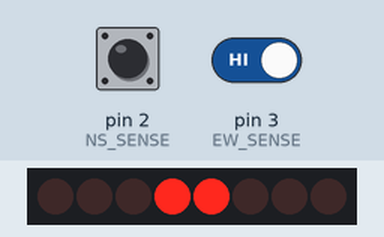
This program was run on a simulated Arduino Nano, built with avr-gcc and run on an emulated ATmega328P. Shown: 8 shift-register outputs drawn as a row of LEDs (first output left, lit = HIGH). Wiring (inferred from the names in the program): shift register (74HC595): data pin 19; shift clock pin 17; latch pin 18. Wiring (inferred from the signals the program sends): row of LEDs: on Q0, Q1, Q2, Q3, Q4, Q5, Q6, Q7. Inputs (shaded band) come from the test bench; at power-on: pin 2 (NS_SENSE) HIGH, pin 3 (EW_SENSE) HIGH.

Above: at 5.0 s.
5.1 s: pin 2 (NS_SENSE) driven LOW
At 5.1 s:
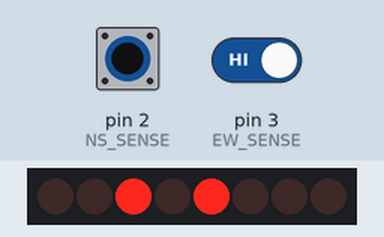
8.9 s: pin 3 (EW_SENSE) driven LOW
At 9.4 s:
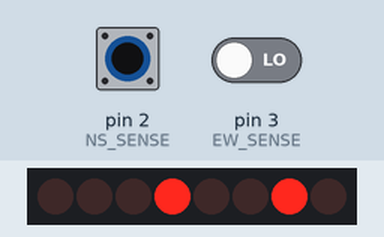
10.4 s: pin 2 (NS_SENSE) pulsed HIGH 5 times (0.12 s each, 0.3 s apart)
At 12.8 s:
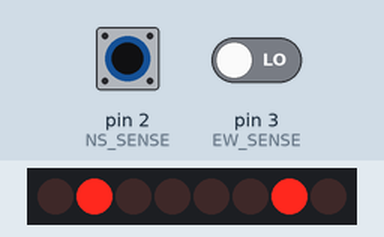
Timing chart, 0 to 14.3 s (numbered marks = the images above; inputs shaded):
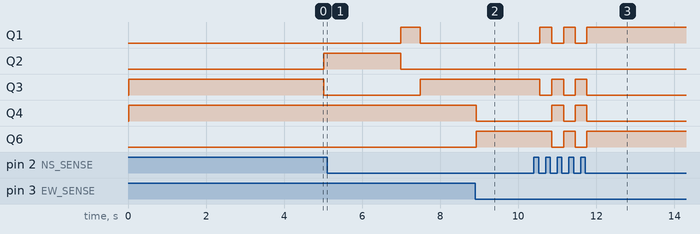

Measured:
- after the input at 8.9 s, Q4: HIGH → LOW at once; Q6: LOW → HIGH at once
- after the input at 10.4 s, Q1: alternates HIGH for 0.31 s and LOW for 0.30 s, 5 changes in all, then stays HIGH, starting after 0.15 s; Q3: alternates HIGH for 0.30 s and LOW for 0.31 s, 5 changes in all, then stays LOW, starting after 0.15 s

The program:

main.cpp
```cpp
/**
 * Traffic Light Control System using FreeRTOS
 * Author: ELvis Chino-Islas
 *
 * This program is designed to control the traffic lights at an intersection
 * using FreeRTOS tasks and semaphores. The traffic lights have priority
 * sensors that trigger the lights to change based on the direction of traffic.
 */

#include <Arduino.h>
#include <Arduino_FreeRTOS.h>
#include <shift_register.h>
#include <semphr.h>
#include <task.h>

// Total number of states in the traffic light cycle
#define TOTAL_STATES 6

// Define the bit patterns for the North-South and East-West traffic light LEDs
// connected to the shift register pins
#define RED_NS 1
#define YELLOW_NS 2
#define GREEN_NS 3

#define RED_EW 4
#define YELLOW_EW 5
#define GREEN_EW 6

// Define pins for the shift register
#define DATA_PIN 19
#define LATCH_PIN 18
#define CLOCK_PIN 17

#define NS_SENSE 2
#define EW_SENSE 3

// Enum class representing the different states of the traffic light
enum class TrafficLightState_t
{
    GREEN,
    YELLOW,
    RED
};

// Struct representing the current state of the intersection
struct IntersectionState_t
{
    TrafficLightState_t northSouth;
    TrafficLightState_t eastWest;
    bool northSouthPriority;
    bool eastWestPriority;
};

ShiftRegister lightResource;
SemaphoreHandle_t shiftRegisterAccess;
SemaphoreHandle_t stateMutex;
IntersectionState_t currentState;

// Durations for each traffic light state
const TickType_t xYellowDuration = pdMS_TO_TICKS(2000);
const TickType_t xGreenDuration = pdMS_TO_TICKS(5000);
const TickType_t xRedGreenDuration = pdMS_TO_TICKS(2500);

TaskHandle_t xNorthSouthTaskToNotify = NULL;
TaskHandle_t xEastWestTaskToNotify = NULL;
TickType_t lastNorthSouthInterruptTickCount = 0;
TickType_t lastEastWestInterruptTickCount = 0;

// North-South sensor interrupt service routine (ISR) with debouncing
void NorthSouthSensorISR()
{
    // Debounce time interval in ticks
    const TickType_t debounceTicks = pdMS_TO_TICKS(50);

    // Get the current tick count
    TickType_t currentTickCount = xTaskGetTickCountFromISR();

    // Check if the time elapsed since the last interrupt is greater than the debounce time
    if (currentTickCount - lastNorthSouthInterruptTickCount >= debounceTicks)
    {
        BaseType_t xHigherPriorityTaskWoken = pdFALSE;
        vTaskNotifyGiveFromISR(xNorthSouthTaskToNotify, &xHigherPriorityTaskWoken);
        if (xHigherPriorityTaskWoken)
        {
            portYIELD_FROM_ISR();
        }
    }

    // Update the last interrupt tick count
    lastNorthSouthInterruptTickCount = currentTickCount;
}

// East-West sensor interrupt service routine (ISR) with debouncing
void EastWestSensorISR()
{
    // Debounce time interval in ticks
    const TickType_t debounceTicks = pdMS_TO_TICKS(50);

    // Get the current tick count
    TickType_t currentTickCount = xTaskGetTickCountFromISR();

    // Check if the time elapsed since the last interrupt is greater than the debounce time
    if (currentTickCount - lastEastWestInterruptTickCount >= debounceTicks)
    {
        BaseType_t xHigherPriorityTaskWoken = pdFALSE;
        vTaskNotifyGiveFromISR(xEastWestTaskToNotify, &xHigherPriorityTaskWoken);
        if (xHigherPriorityTaskWoken)
        {
            portYIELD_FROM_ISR();
        }
    }

    // Update the last interrupt tick count
    lastEastWestInterruptTickCount = currentTickCount;
}

// Toggle the North-South priority state when the North-South sensor is triggered
void toggleNorthSouthPriority(void *pvParameters)
{
    // Save the handle of the current task for use with notifications
    xNorthSouthTaskToNotify = xTaskGetCurrentTaskHandle();

    while (1)
    {
        // Wait for a notification from the North-South sensor interrupt service routine
        ulTaskNotifyTake(pdTRUE, portMAX_DELAY);

        // Toggle the North-South priority state
        xSemaphoreTake(stateMutex, portMAX_DELAY);
        currentState.northSouthPriority = !currentState.northSouthPriority;
        xSemaphoreGive(stateMutex);
    }
}

// Toggle the East-West priority state when the East-West sensor is triggered
void toggleEastWestPriority(void *pvParameters)
{
    // Save the handle of the current task for use with notifications
    xEastWestTaskToNotify = xTaskGetCurrentTaskHandle();

    while (1)
    {
        // Wait for a notification from the East-West sensor interrupt service routine
        ulTaskNotifyTake(pdTRUE, portMAX_DELAY);

        // Toggle the East-West priority state
        xSemaphoreTake(stateMutex, portMAX_DELAY);
        currentState.eastWestPriority = !currentState.eastWestPriority;
        xSemaphoreGive(stateMutex);
    }
}

// Traffic light handler function to set the on and off masks for the shift register and update the state of the lights
inline void handleTrafficLight(uint8_t onMask, uint8_t offMask)
{
    // Take the semaphore to access the shift register
    xSemaphoreTake(shiftRegisterAccess, portMAX_DELAY);

    // Clear the pins for the lights that need to be turned off
    lightResource.clear_mask(offMask);

    // Set the pins for the lights that need to be turned on
    lightResource.set_mask(onMask);

    // Release the semaphore to allow other tasks to access the shift register
    xSemaphoreGive(shiftRegisterAccess);
}

// Function to get the current intersection state from the shared state variable
inline void getIntersectionState(IntersectionState_t &readState)
{
    // Take the semaphore to access the shared state variable
    xSemaphoreTake(stateMutex, portMAX_DELAY);

    // Read the current intersection state and store it in the parameter
    readState = currentState;

    // Release the semaphore to allow other tasks to access the shared state variable
    xSemaphoreGive(stateMutex);
}

// Function to update the state of the traffic light in the shared state variable
inline void updateIntersectionState(TrafficLightState_t &target, TrafficLightState_t update)
{
    // Take the semaphore to access the shared state variable
    xSemaphoreTake(stateMutex, portMAX_DELAY);

    // Update the state of the traffic light in the shared state variable
    target = update;

    // Release the semaphore to allow other tasks to access the shared state variable
    xSemaphoreGive(stateMutex);
}
void northSouthLight(void *pvParameters)
{
    // Initialize delay duration, last updated time, and intersection state
    TickType_t xDelayDuration = pdMS_TO_TICKS(0);
    TickType_t xLastUpdatedTime = xTaskGetTickCount();
    IntersectionState_t readState;

    // Initialize onLights, offLights, and current tick count
    uint8_t onLights;
    uint8_t offLights;
    TickType_t xCurrentTickCount;

    for (;;)
    {
        // Get intersection state and current tick count
        getIntersectionState(readState);
        xCurrentTickCount = xTaskGetTickCount();

        // Update north-south lights based on intersection state
        if (((xCurrentTickCount - xLastUpdatedTime) >= xDelayDuration) && !readState.northSouthPriority && !readState.eastWestPriority)
        {
            // Update lights based on current north-south state
            switch (readState.northSouth)
            {
            case TrafficLightState_t::GREEN:
                // Set delay duration, onLights, offLights, and next state
                xDelayDuration = xGreenDuration;
                onLights = 1 << GREEN_NS;
                offLights = 1 << RED_NS | 1 << YELLOW_NS;
                readState.northSouth = TrafficLightState_t::YELLOW;
                xLastUpdatedTime = xCurrentTickCount;
                break;
            case TrafficLightState_t::YELLOW:
                // Set delay duration, onLights, offLights, and next state
                xDelayDuration = xYellowDuration;
                onLights = 1 << YELLOW_NS;
                offLights = 1 << RED_NS | 1 << GREEN_NS;
                readState.northSouth = TrafficLightState_t::RED;
                xLastUpdatedTime = xCurrentTickCount;
                break;
            case TrafficLightState_t::RED:
                // If east-west is also red, update lights and set delay duration
                if (readState.eastWest == TrafficLightState_t::RED)
                {
                    readState.northSouth = TrafficLightState_t::GREEN;
                    xLastUpdatedTime = xCurrentTickCount;
                    xDelayDuration = xRedGreenDuration;
                }
                // Otherwise, just update lights
                onLights = 1 << RED_NS;
                offLights = 1 << GREEN_NS | 1 << YELLOW_NS;
                break;
            }

            // Update intersection state and lights
            updateIntersectionState(currentState.northSouth, readState.northSouth);
            handleTrafficLight(onLights, offLights);
        }
        // If north-south priority is active, set green lights
        else if (readState.northSouthPriority)
        {
            readState.northSouth = TrafficLightState_t::GREEN;
            onLights = 1 << GREEN_NS;
            offLights = 1 << RED_NS | 1 << YELLOW_NS;
            // Update intersection state and lights
            updateIntersectionState(currentState.northSouth, readState.northSouth);
            handleTrafficLight(onLights, offLights);
        }
        // If east-west priority is active, set red lights
        else if (readState.eastWestPriority)
        {
            readState.northSouth = TrafficLightState_t::RED;
            onLights = 1 << RED_NS;
            offLights = 1 << GREEN_NS | 1 << YELLOW_NS;
            // Update intersection state and lights
            updateIntersectionState(currentState.northSouth, readState.northSouth);
            handleTrafficLight(onLights, offLights);
        }
    }
}

void eastWestLight(void *pvParameters)
{
    // Initialize delay duration, last updated time, and intersection state
    TickType_t xDelayDuration = pdMS_TO_TICKS(0);
    TickType_t xLastUpdatedTime = xTaskGetTickCount();
    IntersectionState_t readState;

    // Initialize onLights, offLights, and current tick count
    uint8_t onLights;
    uint8_t offLights;
    TickType_t xCurrentTickCount;

    for (;;)
    {
        // Get intersection state and current tick count
        getIntersectionState(readState);
        xCurrentTickCount = xTaskGetTickCount();

        // If no priority is active and the time since the last update has exceeded the delay duration, update the east-west light states
        if (((xCurrentTickCount - xLastUpdatedTime) >= xDelayDuration) && !readState.northSouthPriority && !readState.eastWestPriority)
        {
            // Update lights based on current east-west state
            switch (readState.eastWest)
            {
            case TrafficLightState_t::GREEN:
                // Set delay duration, onLights, offLights, and next state
                xDelayDuration = xGreenDuration;
                onLights = 1 << GREEN_EW;
                offLights = 1 << RED_EW | 1 << YELLOW_EW;
                readState.eastWest = TrafficLightState_t::YELLOW;
                xLastUpdatedTime = xCurrentTickCount;
                break;
            case TrafficLightState_t::YELLOW:
                // Set delay duration, onLights, offLights, and next state
                xDelayDuration = xYellowDuration;
                onLights = 1 << YELLOW_EW;
                offLights = 1 << RED_EW | 1 << GREEN_EW;
                readState.eastWest = TrafficLightState_t::RED;
                xLastUpdatedTime = xCurrentTickCount;
                break;
            case TrafficLightState_t::RED:
                // If north-south is also red, update lights and set delay duration
                if (readState.northSouth == TrafficLightState_t::RED)
                {
                    readState.eastWest = TrafficLightState_t::GREEN;
                    xLastUpdatedTime = xCurrentTickCount;
                    xDelayDuration = xRedGreenDuration;
                }
                // Otherwise, just update lights
                onLights = 1 << RED_EW;
                offLights = 1 << GREEN_EW | 1 << YELLOW_EW;
                break;
            }

            // Update intersection state and lights
            updateIntersectionState(currentState.eastWest, readState.eastWest);
            handleTrafficLight(onLights, offLights);
        }
        // If north-south priority is active, set east-west red lights
        else if (readState.northSouthPriority)
        {
            readState.eastWest = TrafficLightState_t::RED;
            onLights = 1 << RED_EW;
            offLights = 1 << GREEN_EW | 1 << YELLOW_EW;

            // Update intersection state and lights
            updateIntersectionState(currentState.eastWest, readState.eastWest);
            handleTrafficLight(onLights, offLights);
        }
        // If east-west priority is active, set east-west green lights
        else if (readState.eastWestPriority)
        {
            readState.eastWest = TrafficLightState_t::GREEN;
            onLights = 1 << GREEN_EW;
            offLights = 1 << RED_EW | 1 << YELLOW_EW;

            // Update intersection state and lights
            updateIntersectionState(currentState.eastWest, readState.eastWest);
            handleTrafficLight(onLights, offLights);
        }
    }
}

// Initialize the microcontroller pins and settings for the traffic light system
void setup()
{
    // Set up serial communication for debugging purposes
    Serial.begin(9600);

    // Configure the North-South and East-West sensor pins as input pull-ups
    pinMode(NS_SENSE, INPUT_PULLUP);
    pinMode(EW_SENSE, INPUT_PULLUP);

    // Initialize the shift register and the semaphores for controlling access to shared resources
    lightResource = ShiftRegister(CLOCK_PIN, LATCH_PIN, DATA_PIN);
    shiftRegisterAccess = xSemaphoreCreateMutex();
    stateMutex = xSemaphoreCreateMutex();

    // Set the initial states for the North-South and East-West traffic lights
    currentState.northSouth = TrafficLightState_t::GREEN;
    currentState.eastWest = TrafficLightState_t::RED;

    // Attach the interrupt service routines for the North-South and East-West sensors
    attachInterrupt(digitalPinToInterrupt(NS_SENSE), NorthSouthSensorISR, FALLING);
    attachInterrupt(digitalPinToInterrupt(EW_SENSE), EastWestSensorISR, FALLING);

    // Create the tasks for managing the North-South and East-West traffic lights
    xTaskCreate(northSouthLight, "North South Light", 128, NULL, 1, NULL);
    xTaskCreate(eastWestLight, "East West Light", 128, NULL, 1, NULL);

    // Create the tasks for handling North-South and East-West sensor interrupts
    xTaskCreate(toggleNorthSouthPriority, "North South Sense Handler", 128, NULL, 2, NULL);
    xTaskCreate(toggleEastWestPriority, "East West Sense Handler", 128, NULL, 2, NULL);

    // Start the FreeRTOS scheduler
    vTaskStartScheduler();

    // Release the semaphores for the shift register and the shared state mutex
    xSemaphoreGive(shiftRegisterAccess);
    xSemaphoreGive(stateMutex);
}

// Main loop function - Not used in this application, as the tasks are managed by FreeRTOS
void loop() {}
```

shift_register.h
```cpp
/**
 * @file shift_register.h
 * @brief Library for controlling a shift register with a microcontroller.
 */

#ifndef SHIFT_REGISTER_H
#define SHIFT_REGISTER_H

#include <Arduino.h>

/**
 * @class ShiftRegister
 * @brief Class for controlling a shift register with a microcontroller.
 */
class ShiftRegister
{
private:
    uint8_t __clockPin; /**< Pin number for the clock signal. */
    uint8_t __latchPin; /**< Pin number for the latch signal. */
    uint8_t __dataPin; /**< Pin number for the data signal. */

    uint8_t __data; /**< Current state of the shift register. */

public:

    /**
     * @brief Default constructor for the ShiftRegister class.
     */
    ShiftRegister();

    /**
     * @brief Constructor for the ShiftRegister class.
     * @param clockPin Pin number for the clock signal.
     * @param latchPin Pin number for the latch signal.
     * @param dataPin Pin number for the data signal.
     */
    ShiftRegister(uint8_t clockPin, uint8_t latchPin, uint8_t dataPin);

    /**
     * @brief Gets the current state of the shift register.
     * @return The current state of the shift register.
     */
    uint8_t get_data();

    /**
     * @brief Writes a boolean value to a specific pin of the shift register.
     * @param pin The pin number to write to.
     * @param value The boolean value to write (true = high, false = low).
     */
    void write_to_pin(uint8_t pin, bool value);

    /**
     * @brief Writes an 8-bit value to the shift register.
     * @param value The value to write.
     */
    void write_data(uint8_t value);

    /**
     * @brief Gets the boolean state of a specific pin of the shift register.
     * @param pin The pin number to read from.
     * @return The boolean state of the specified pin.
     */
    bool get_pin(uint8_t pin);

    /**
     * @brief Sets a mask to selectively enable pins in the shift register.
     * @param mask The mask value.
     */
    void set_mask(uint8_t mask);

    /**
     * @brief Clears a mask to selectively disable pins in the shift register.
     * @param mask The mask value.
     */
    void clear_mask(uint8_t mask);

};

#endif // SHIFT_REGISTER_H
```

shift_register.cpp
```cpp
#include <shift_register.h>

ShiftRegister::ShiftRegister(){}

ShiftRegister::ShiftRegister(uint8_t clockPin, uint8_t latchPin, uint8_t dataPin): __clockPin(clockPin), __latchPin(latchPin), __dataPin(dataPin)
{
    pinMode(__clockPin, OUTPUT);
    pinMode(__latchPin, OUTPUT);
    pinMode(__dataPin, OUTPUT);

    digitalWrite(__latchPin, HIGH);

    write_data(uint8_t(0x00));
}

bool ShiftRegister::get_pin(uint8_t pin)
{
    uint8_t mask = 1 << pin;
    return bool(mask & get_data());
}

uint8_t ShiftRegister::get_data()
{
    return __data;
}

void ShiftRegister::write_data(uint8_t value)
{
    digitalWrite(__latchPin, LOW);
    shiftOut(__dataPin, __clockPin, MSBFIRST, value);
    digitalWrite(__latchPin, HIGH);

    __data = value;
}

void ShiftRegister::write_to_pin(uint8_t pin, bool value)
{
    uint8_t pinMask = 1 << pin;
    uint8_t pinValue = uint8_t(value) << pin;
    uint8_t newData =  (__data & ~pinMask) | pinValue;
    write_data(newData);
}

void ShiftRegister::set_mask(uint8_t mask)
{
    write_data(__data | mask);
}

void ShiftRegister::clear_mask(uint8_t mask)
{
    write_data(__data & ~mask);
}
```
